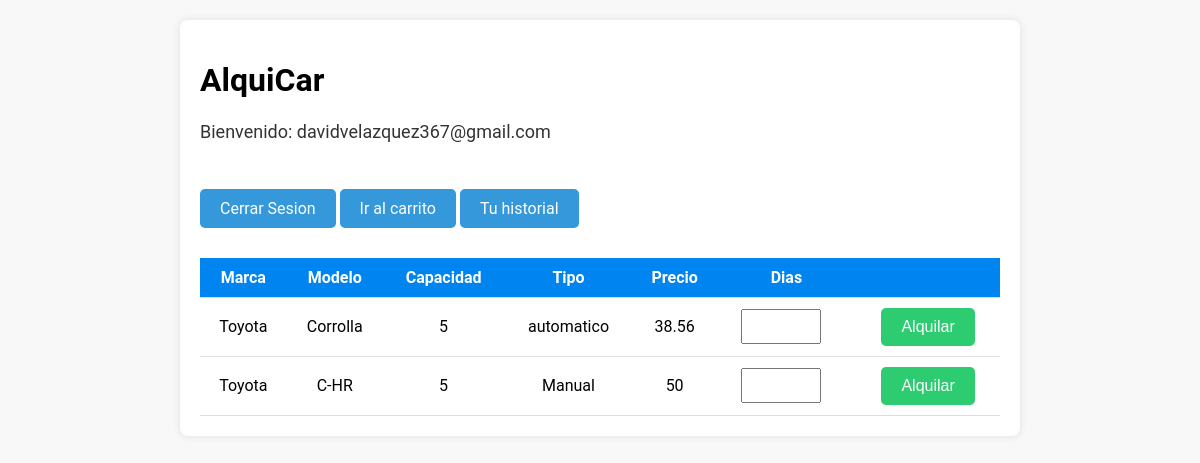
Before: /home (signed in) with the older database file.
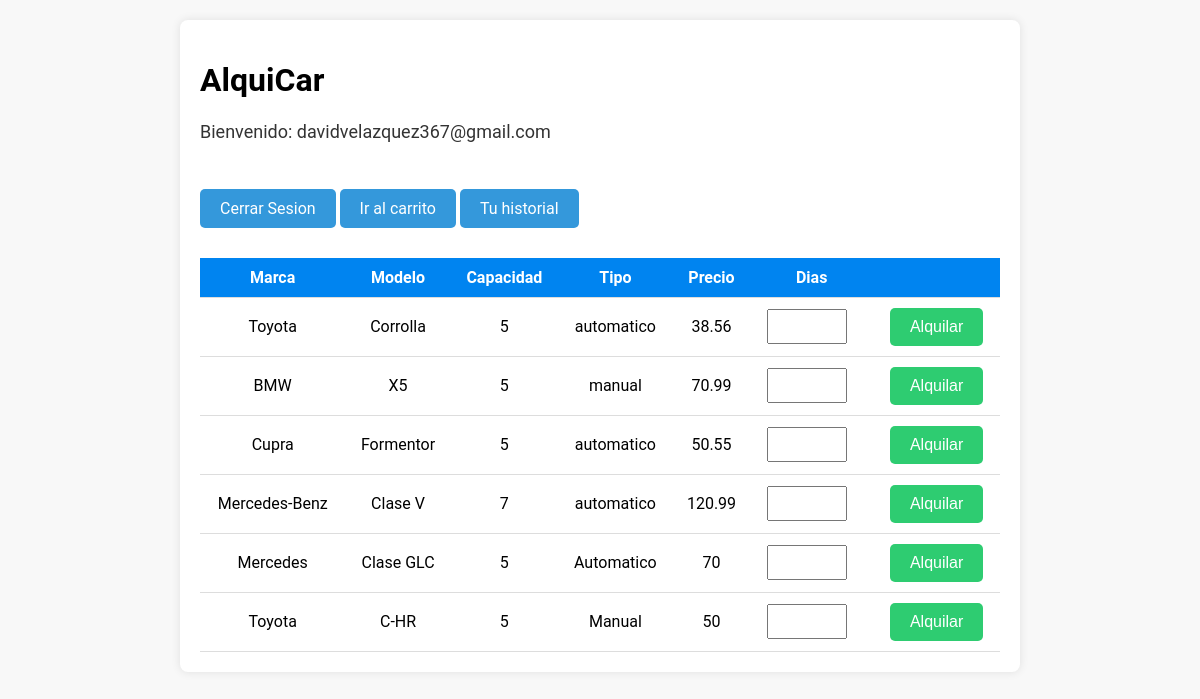
After: the same page with the newer database file.
### tables this page shows
CREATE TABLE flota(
                    id INTEGER PRIMARY KEY AUTOINCREMENT,
                    marca TEXT,
                    modelo TEXT,
                    matricula TEXT,
                    capacidad INTEGER,
                    tipo TEXT,
                    precio FLOAT,
                    reservado TEXT CHECK (reservado IN ('Si', 'No'))
                );

### Router.php (called while the page is built, shortened)
<?php
     class Router {
        private array $rutas = array();
        public function get(string $ruta, array $accion) : Router{
            $this->rutas['GET'][$ruta] = $accion;
            return $this;
        }
        public function post(string $ruta, array $accion) : Router{
            $this->rutas['POST'][$ruta] = $accion;
            return $this;
        }
        public function resolver_ruta(string $url, string $method){
            $path = parse_url($url)['path'];
            $query = null;
            $path2 = explode("/", $path);
            $ruta = '/'.$path2[count($path2) -1];
            $clase = $this->rutas[$method][$ruta][0];
            $function = $this->rutas[$method][$ruta][1];
            return call_user_func($clase.'::'.$function, $query);
        }
     }
?>

### index.php (called while the page is built, shortened)
<?php
require_once 'controller/AuthController.php';
require_once 'Router.php';
$route = new Router();
$route->get('/',[IndexController::class,'index'])
      ->get('/login', [AuthController::class, 'login'])
      ->get('/register', [AuthController::class, 'register'])
      ->post('/doRegister', [AuthController::class, 'doRegister'])
      ->post('/doLogin', [AuthController::class, 'doLogin'])
      ->get('/home', [AuthController::class, 'home'])
      ->get('/flota', [AuthController::class, 'flota'])
      ->get('/logout', [AuthController::class, 'logout'])
      ->get('/create',[FlotaController::class, 'create'])
      ->post('/save',[FlotaController::class, 'save'])
      ->get('/edit-coche',[FlotaController::class, 'edit'])
      ->post('/update-coche',[FlotaController::class, 'update'])
      ->get('/destroy-coche',[FlotaController::class, 'destroy'])
      ->get('/ver-carrito',[CarritoController::class, 'index'])
      ->post('/alquilar-coche',[CarritoController::class, 'create'])
      ->get('/destroy-alquiler',[CarritoController::class, 'destroy'])
      ->get('/historial-coches',[AlquilerController::class, 'create'])
      ->get('/mis-alquileres',[AlquilerController::class, 'index'])
      ->get('/alquilados',[AlquilerController::class, 'indexAdmin']);
$route->resolver_ruta($_SERVER['REQUEST_URI'], $_SERVER['REQUEST_METHOD']);
?>

### model/Flota.php (called while the page is built, shortened)
<?php
require_once 'db/Database.php';
class Flota implements Model
{
    public function findNoReservados() : PDOStatement
    {
        $db = Database::conectar();
        $query = "SELECT * FROM flota WHERE reservado='No'";
        $result = $db->query($query);
        return $result;
    }
}
?>

### db/Database.php (called while the page is built, shortened)
<?php
     class Database {
        public static function desconectar(){
            return null;
        }
     }
?>

### view/private/flotasUser/index.php (the view, shortened to what this page needs)
<!DOCTYPE html>
<html lang="en">
<head>
    <link rel="stylesheet" href="asset/css/flota.css">
</head>
<body>
    <main>
        <h1>AlquiCar</h1>
        <p>Bienvenido:
            <?php
            echo($_SESSION['user']['email']);
            ?>
        </p>
        <br>
        <a href="logout">Cerrar Sesion</a>
        <a href="ver-carrito">Ir al carrito</a>
        <a href="mis-alquileres">Tu historial</a>
        <table>
            <thead>
                <tr>
                    <th>Marca</th>
                    <th>Modelo</th>
                    <th>Capacidad</th>
                    <th>Tipo</th>
                    <th>Precio</th>
                    <th>Dias</th>
                    <th></th>
                </tr>
            </thead>
            <tbody>
                <?php
                foreach ($flota as $key => $value) {
                    echo '<tr>';
                    echo '<form action="alquilar-coche?id=' . $value['id'] . '" method="post">';
                    echo '<td>' . $value['marca'] . '</td>';
                    echo '<td>' . $value['modelo'] . '</td>';
                    echo '<td>' . $value['capacidad'] . '</td>';
                    echo '<td>' . $value['tipo'] . '</td>';
                    echo '<td>' . $value['precio'] . '</td>';
                    echo '<td>';
                    echo '<input type="number" name="dias" min="1" required>';
                    echo '</td>';
                    echo '<td>';
                    echo '<button type="submit">Alquilar</button>';
                    echo '</td>';
                    echo '</form>';
                    echo '</tr>';
                }
                ?>
            </tbody>
        </table>
    </main>
</body>
</html>

Changed rows visible on the page:
now on this page (row edited): flota: marca "BMW", modelo "X5", capacidad "5", tipo "manual", precio "70.99"
now on this page (row edited): flota: marca "Cupra", modelo "Formentor", capacidad "5", tipo "automatico", precio "50.55"
now on this page (row edited): flota: marca "Mercedes-Benz", modelo "Clase V", capacidad "7", tipo "automatico", precio "120.99"
now on this page (row edited): flota: marca "Mercedes", modelo "Clase GLC", capacidad "5", tipo "Automatico", precio "70"
